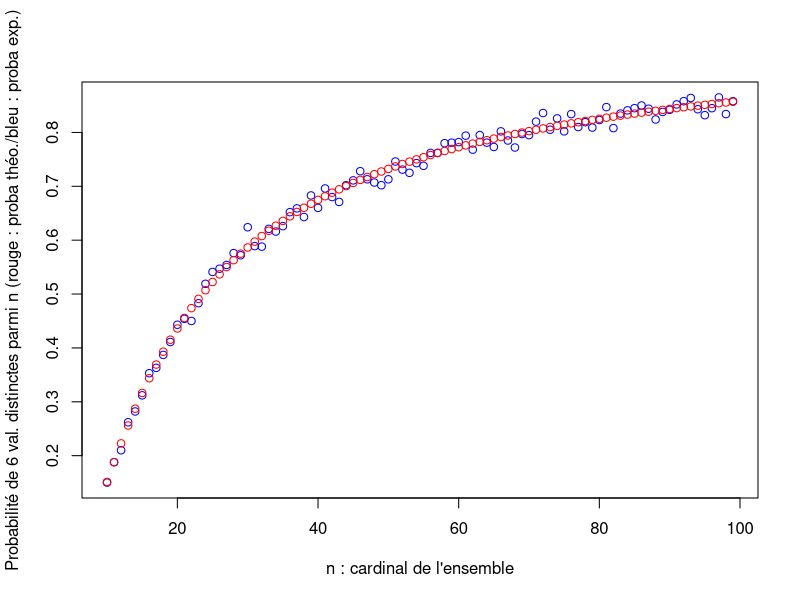
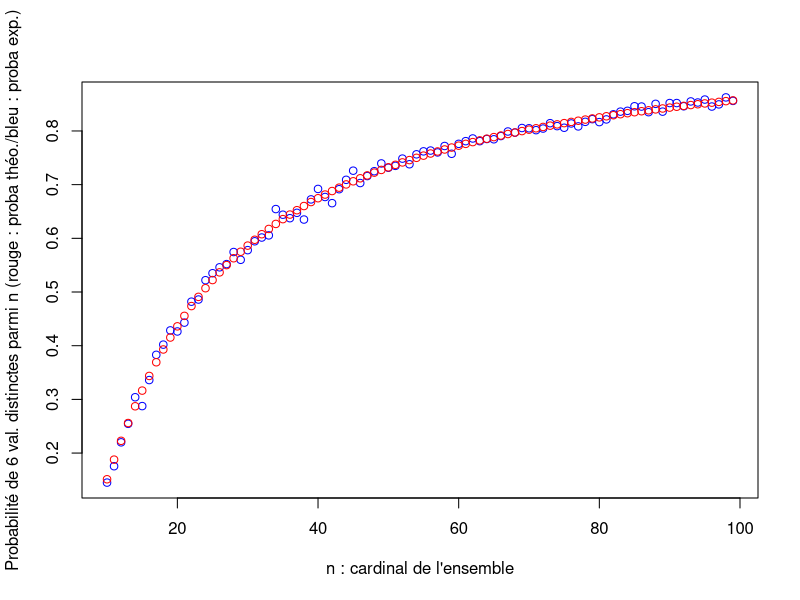
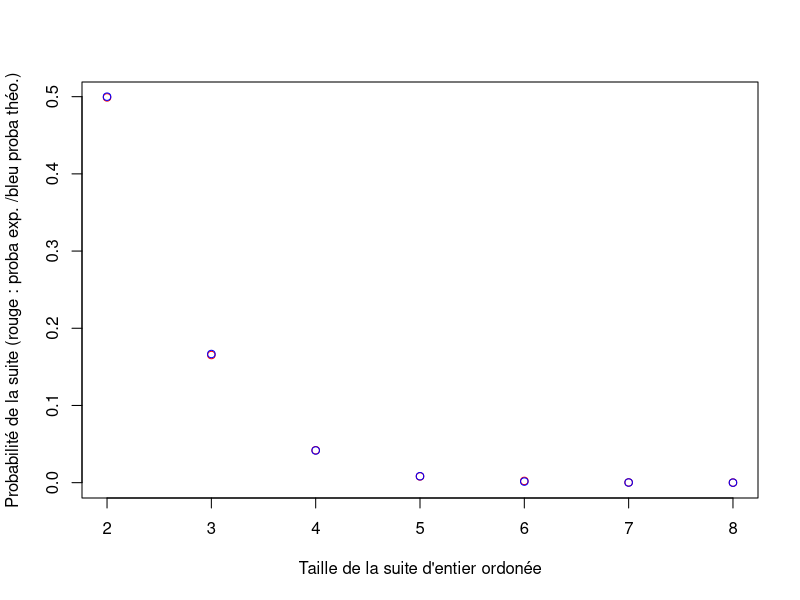

The R script that drew these images, in order: (Note: this script raises an error after producing the figures.)
####################################
#####  EXERCICE 1
####################################
######################
p = function(n) 
{ x = 1:5
  return( prod(n - x)/(n^5) )
  }
#####################
##################
g = function(n)
{ x = 1:n
  z = 0
  v = sample(x, 6, replace=TRUE)
   if ( 6 == length(unique(v)) ) { z = 1}
  return( z )
  }
#############
########################
simule = function(N, n)
{ NV = rep(0, N)
  x = 0
  for (k in 1:N){ NV[k] = g(n)}
  x = sum(NV)/N
  return(x)
  }
######################
########################
set.seed(7486)#initialisation de la graine pour tout les tests
N = 1000 # nombre de testes
nV = 10:99
L = length(nV)
xV =0*nV # Initialisation
yV = 0*nV # Initialisation

#test pour N = 1000

#Changer le xV avec for (i in 1 :L) pour que xV[i] soit simule(N, nV[i])
for(i in 1:L){xV[i] = simule(N,nV[i])}

#Changer yV avec for (i in 1 :L) pour que yV[i] soit la probabilité exacte p(nV[i])
for(i in 1:L){yV[i] = p(nV[i])}

#Faire un plot de (nV,xV) en bleu et de (nV,yV) en rouge dans la même figure.
plot(nV,xV, xlab = "n : cardinal de l'ensemble", ylab = "Probabilité de 6 val. distinctes parmi n (rouge : proba théo./bleu : proba exp.)", col="blue")
points(nV,yV, col="red")

# Calculer la moyenne m de xV - yV. Dans R fonction moyenne est mean()
m<-mean(xV-yV)
#proche de 0 cela veut dire que l'expérience est proche de la théorie

#Calculer la moyenne de (xV − yV − m)^2 , (c’est la variance de xV-yV).
varianceXY<-mean((xV-yV-m)^2)

#répété ces opération avec N = 2000
  N = 2000 # nombre de testes
  set.seed(7486) # remplacer 1374 par 
  nV = 10:99
  L = length(nV)
  xV =0*nV # Initialisation
  yV = 0*nV # Initialisation
  
  #Changer le xV avec for (i in 1 :L) pour que xV[i] soit simule(N, nV[i])
  for(i in 1:L){xV[i] = simule(N,nV[i])}
  
  #Changer yV avec for (i in 1 :L) pour que yV[i] soit la probabilité exacte p(nV[i])
  for(i in 1:L){yV[i] = p(nV[i])}
  
  #Faire un plot de (nV,xV) en bleu et de (nV,yV) en rouge dans la même figure.
  plot(nV,xV, xlab = "n : cardinal de l'ensemble", ylab = "Probabilité de 6 val. distinctes parmi n (rouge : proba théo./bleu : proba exp.)", col="blue")
  points(nV,yV, col="red")
  
  # Calculer la moyenne m de xV - yV. Dans R fonction moyenne est mean()
  m<-mean(xV-yV)
  
  #Calculer la moyenne de (xV − yV − m)^2 , (c’est la variance de xV-yV).
  varianceXY<-mean((xV-yV-m)^2)
  

####################################
####################################
#####  EXERCICE 2
####################################
######################
f = function(m, n)
{ x = 1:n
   v = sample(x, m, replace=FALSE)
   teste = ( v == sort(v)) # sort(v) ordonne v
   z = 0
   if ( m == sum(teste)) { z = 1}
   return( z )
   }
#############
######################
### FONCTION DE SIMULATION: nV  est vectoriel
simuleV = function(N, m, nV)
{ NV = rep(0, N)
   nL = length(nV)
   xV = rep(0, nL)
   for (i in 1:nL){
       for (k in 1:N){ NV[k] = f(m, nV[i])}
       xV[i] = sum(NV)/N }
   return(xV)
  }
#############
########################
  
mV <- 2:8
pV <- 0*mV
l<- length(mV)
nV <- 10:30
N <- 500 # nombre de tests

# Créer un vecteur pV de même taille que mV tel que
# pV[i] = mean( simuleV(N, mV[i], nV) ).
for(i in 1:l){pV[i] <- mean(simuleV(N, mV[i], nV))}

# Creer un vecteur P de meme taille que que mV tel que 
# P[i] = 1/mV[i]! : c’est la probabilité exacte.
P<-1/factorial(mV)

#Calculer le maximum des erreurs en valeurs absolues max( abs(pV - P)))
maxErreur<-max(abs(pV-P))

# Tracer en bleu les points(mV[i], pV[i]) et y ajouter en rouge la courbe (x,y)=(mV, P).
plot(mV, pV, xlab = "Taille de la suite d'entier ordonée", ylab ="Probabilité de la suite (rouge : proba exp. /bleu proba théo.)", col="red")
points(mV,P, col="blue")

#Calculer la moyenne des erreurs |pV[i] -P[i]|
moyErreur<-mean(abs(pV-P))

#Pour N = 1500
N<-1500
for(i in 1:l){pV[i] <- mean(simuleV(N, mV[i], nV))}

#Calculer le maximum de erreurs en valeurs absolues max(|pV - P|)
maxErreur<-max(abs(pV-p))

# Tracer en bleu les points(mV[i], pV[i]) et y ajouter en rouge la courbe (x,y)=(mV, P).
plot(mV, pV, xlab = "Taille de la suite d'entier ordonée", ylab ="Probabilité de la suite (rouge : proba exp. /bleu proba théo.)", col="red")
points(mV,P, col="blue")

#Calculer la moyenne des erreurs |pV[i] -P[i]|
moyErreur<-mean(abs(pV-p))

